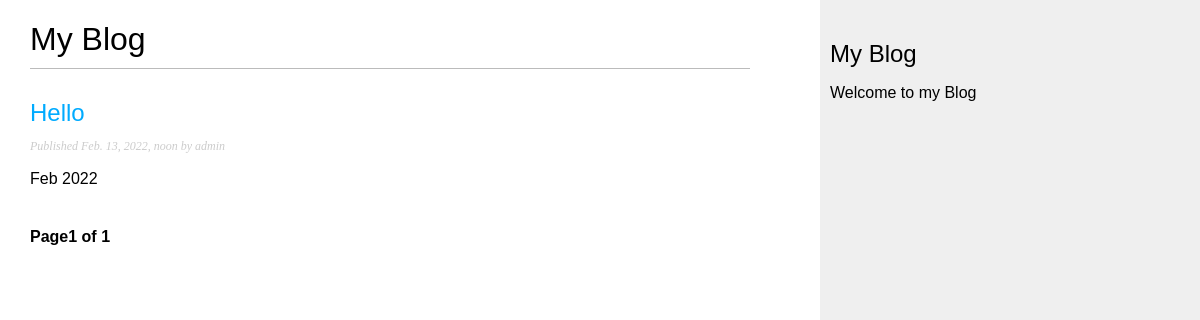
Before: / with the older database file.
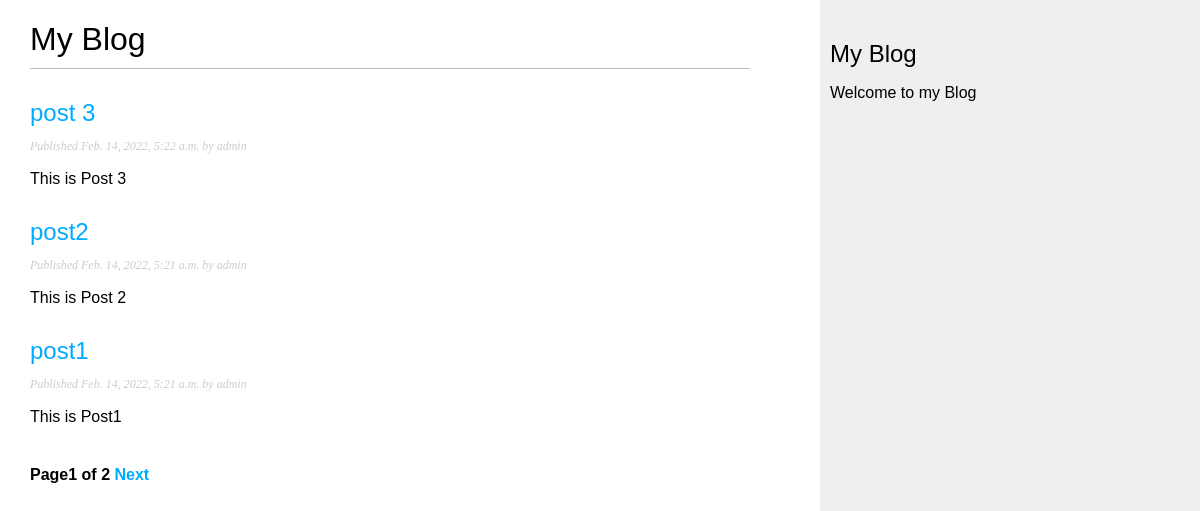
After: the same page with the newer database file.
### blogapp/models.py (models this page shows, shortened)
class Post(models.Model):
    STATUS_CHOICES = (('DRAFTS' , 'drafts') , ('published' , 'Published'))
    title= models.CharField(max_length=250)
    slug= models.SlugField(max_length=250 , unique_for_date='publish')
    author = models.ForeignKey(User , on_delete=models.CASCADE , related_name='blog_posts')
    body  = models.TextField()
    publish = models.DateTimeField(default=timezone.now)
    created=models.DateTimeField(auto_now_add=True)
    updated = models.DateTimeField(auto_now = True)
    status = models.CharField(max_length=10 , choices=STATUS_CHOICES , default='draft')
    objects=models.Manager()
    published=PublishedManager()
    def get_absolute_url(self):
        return reverse('blogapp:post_detail' , args=[self.publish.year ,
                                                        self.publish.month,
                                                          self.publish.day,
                                                               self.slug])
    class Meta:
        ordering=('-publish',)

### blogapp/views.py (the view)
# urls.py: path('',	views.post_list,	name='post_list'),
def post_list(request):
    object_list=Post.published.all()
    paginator=Paginator(object_list,3)
    page=request.GET.get('page')
    try:
        posts=paginator.page(page)
    except PageNotAnInteger:
        posts=paginator.page(1)
    except EmptyPage:
        posts=paginator.page(paginator.num_pages)
    return render(request, 'list.html' , {'page':page ,'posts' :posts})

### blogapp/models.py (called while the page is built)
    def get_queryset(self):
        return super(PublishedManager,self).get_queryset().filter(status='published')

### templates/list.html (shortened to what this page needs)
{% extends 'base.html' %}
{%block content%}
<h1> My Blog </h1>
{% for post in posts %}
<h2>
    <a href="{{ post.get_absolute_url}}">
        {{post.title}}
    </a>
</h2>
<p class="date">
    Published {{post.publish}} by {{post.author}}
</p>
{{post.body|truncatewords:30|linebreaks}}
{%endfor %}
{%include "pagination.html" with page=posts %}
{%endblock %}

### templates/base.html (shortened to what this page needs)
{%load static%}
<html>
<head>
    <link href="{% static "css/blog.css"  %}" rel="stylesheet">
</head>
<body>
    <div id='content'>
        {% block content %}
        {%endblock%}
    </div>
    <div id="sidebar">
        <h2> My Blog </h2>
        <p> Welcome to my Blog </p>
   </div>
</body>
</html>

### templates/pagination.html (shortened to what this page needs)
<div class="pagination">
    <span class="step-links">
        <span class="current">
        Page{{page.number}} of {{page.paginator.num_pages}}
         </span>
        {%if page.has_next%}
        <a href="?page={{page.next_page_number}}"> Next </a>
        {% endif %}
    </span>
</div>

### blogapp/static/css/blog.css (style rules this page uses)
body { margin:0; padding:0; font-family:helvetica, sans-serif; }
a { color:#00abff; text-decoration:none; }
h1 { font-weight:normal; border-bottom:1px solid #bbb; padding:0 0 10px 0; }
h2 { font-weight:normal; margin:30px 0 0; }
#content { float:left; width:60%; padding:0 0 0 30px; }
#sidebar { float:right; width:30%; padding:10px; background:#efefef; height:100%; }
p.date { color:#ccc; font-family: georgia, serif; font-size: 12px; font-style: italic; }
.pagination { margin:40px 0; font-weight:bold; }

Changed rows visible on the page:
no longer on this page (row unchanged): Post: title "Hello", publish "Feb. 13, 2022, noon", author "admin", body "Feb 2022"
added Post: title "post 3", publish "Feb. 14, 2022, 5:22 a.m.", author "admin", body "This is Post 3"
added Post: title "post2", publish "Feb. 14, 2022, 5:21 a.m.", author "admin", body "This is Post 2"
added Post: title "post1", publish "Feb. 14, 2022, 5:21 a.m.", author "admin", body "This is Post1"
Other visible differences:
{{ page.paginator.num_pages }}: "1" → "2"
text now shown: "Next"
